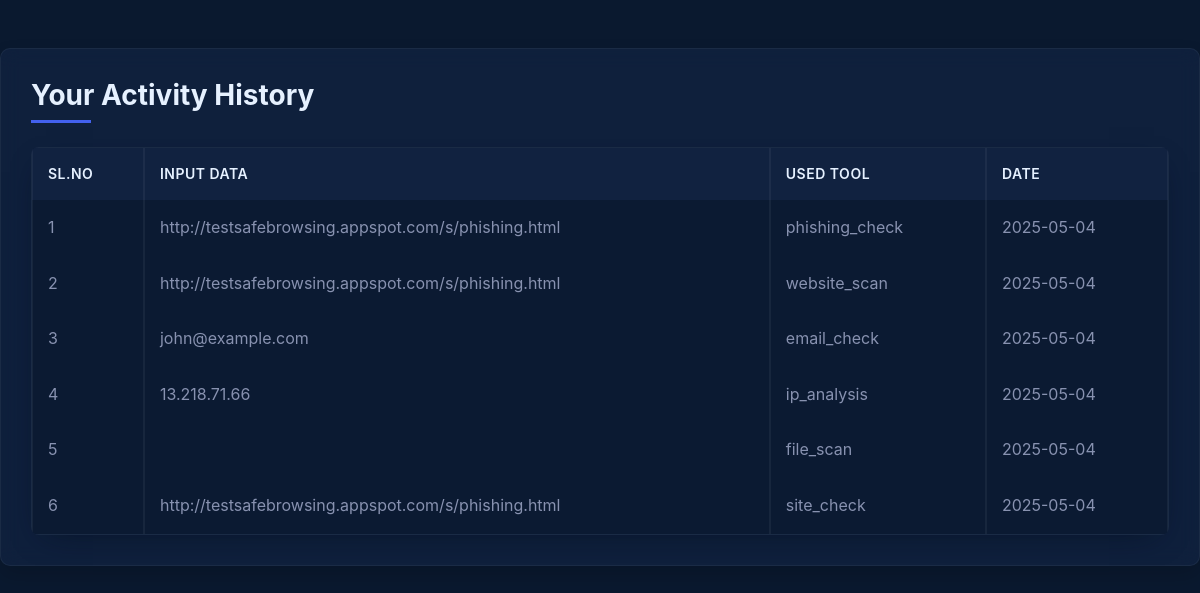
Before: /activities (signed in) with the older database file.
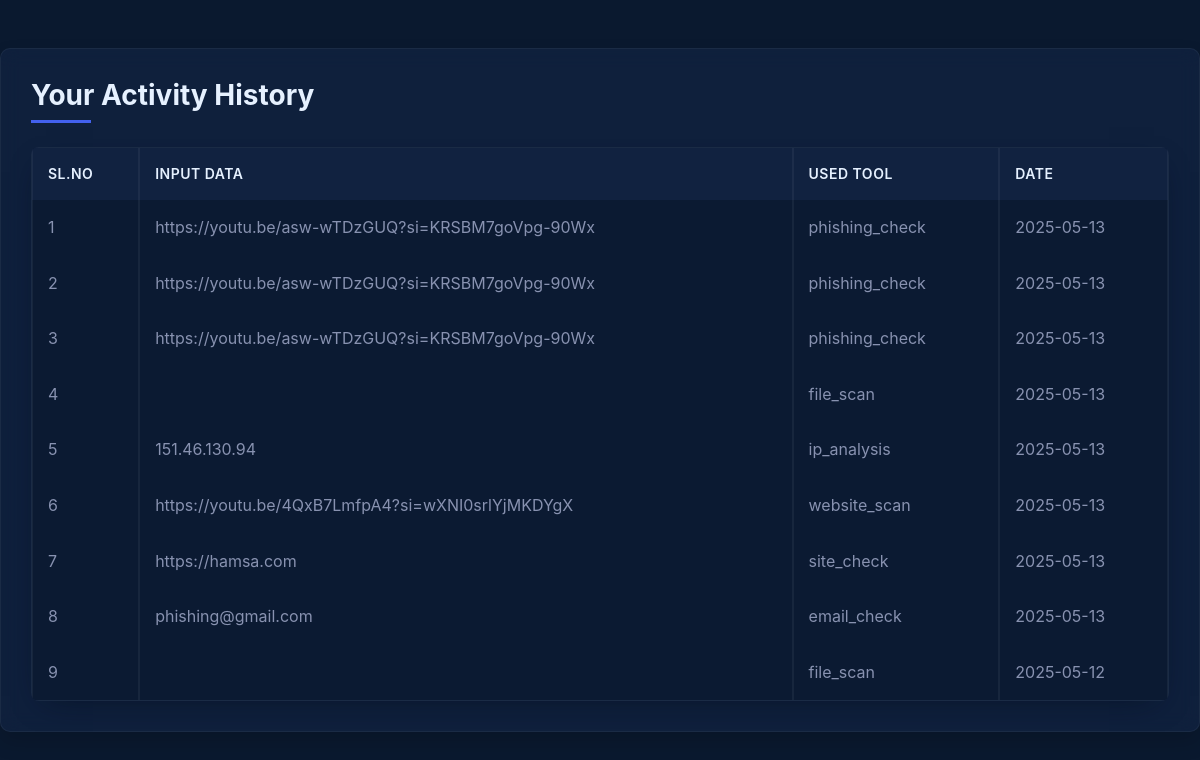
After: the same page with the newer database file.
### tables this page shows
CREATE TABLE tool_usage (
    id INTEGER PRIMARY KEY AUTOINCREMENT,
    user_id INTEGER,
    tool_name TEXT NOT NULL,
    input_data TEXT NOT NULL,
    result_summary TEXT,
    usage_date DATETIME NOT NULL,
    usage_count INTEGER DEFAULT 1,
    FOREIGN KEY (user_id) REFERENCES users(id)
);

### app.py (the view)
@app.route('/activities')
@login_required
def activities():
    user_id = session.get('user_id')
    if not user_id:
        flash('Unauthorized access. Please login.', 'error')
        return redirect(url_for('login'))
    conn = get_db_connection()
    activities = conn.execute(
        "SELECT id, input_data, tool_name, usage_date FROM tool_usage WHERE user_id = ? ORDER BY usage_date DESC",
        (user_id,)
    ).fetchall()
    conn.close()
    return render_template('user/activities.html', activities=activities)

### app.py (called while the page is built)
def get_db_connection():
    conn = sqlite3.connect(DATABASE)
    conn.row_factory = sqlite3.Row  # to return rows like dictionaries
    return conn

def login_required(f):
    @wraps(f)
    def decorated_function(*args, **kwargs):
        if 'user_id' not in session:
            flash('Please login first', 'error')
            return redirect(url_for('login'))
        return f(*args, **kwargs)
    return decorated_function

### templates/user/activities.html (shortened to what this page needs)
<!DOCTYPE html>
<html lang="en">
<head>
    <link href="https://cdn.jsdelivr.net/npm/bootstrap@5.3.0/dist/css/bootstrap.min.css" rel="stylesheet">
</head>
<body>
<div class="container mt-5">
    <h2 class="mb-4">Your Activity History</h2>
    {% if activities %}
    <div class="table-responsive">
        <table class="table table-bordered table-hover">
            <thead class="table-dark">
                <tr>
                    <th>Sl.No</th>
                    <th>Input Data</th>
                    <th>Used Tool</th>
                    <th>Date</th>
                </tr>
            </thead>
            <tbody>
                {% for activity in activities %}
                <tr>
                    <td>{{ loop.index }}</td>
                    <td>{{ activity[1] }}</td>
                    <td>{{ activity[2] }}</td>
                    <td>{{ activity[3] }}</td>
                </tr>
                {% endfor %}
            </tbody>
        </table>
    </div>
    {% else %}
        <div class="alert alert-info">
            No activities found.
        </div>
    {% endif %}
</div>
</body>
</html>

### templates/user/activities.html (style rules this page uses)
:root { --primary-color: #0a192f; --secondary-color: #112240; --accent-color: #4361ee; --accent-hover: #3a56d4; --text-primary: #e6f1ff; --text-secondary: #8892b0; --success-color: #10b981; --warning-color: #f59e0b; --danger-color: #ef4444; --transition: all 0.3s ease; --box-shadow: 0 10px 30px -15px rgba(2, 12, 27, 0.7); --card-shadow: 0 10px 20px rgba(0, 0, 0, 0.15); --border-color: rgba(255, 255, 255, 0.05); }
* { margin: 0; padding: 0; box-sizing: border-box; font-family: 'Inter', 'Segoe UI', Roboto, sans-serif; transition: all 0.3s ease; }
body { background-color: var(--primary-color); color: var(--text-primary); line-height: 1.6; min-height: 100vh; }
.container { background-color: rgba(17, 34, 64, 0.8); border-radius: 10px; padding: 30px; box-shadow: var(--card-shadow); border: 1px solid var(--border-color); max-width: 1200px; backdrop-filter: blur(10px); }
h2 { color: var(--text-primary); font-weight: 700; font-size: 28px; margin-bottom: 25px; position: relative; padding-bottom: 10px; }
h2::after { content: ''; position: absolute; left: 0; bottom: 0; height: 3px; width: 60px; background-color: var(--accent-color); }
.table-responsive { border-radius: 8px; overflow: hidden; box-shadow: var(--box-shadow); }
.table { margin-bottom: 0; color: var(--text-primary); border-collapse: separate; border-spacing: 0; }
.table-bordered { border: 1px solid var(--border-color); }
.table thead th { background-color: var(--secondary-color); color: var(--text-primary); border-color: var(--border-color); font-weight: 600; padding: 15px; border-bottom: none; text-transform: uppercase; font-size: 14px; letter-spacing: 0.5px; }
.table-dark { background: linear-gradient(to right, var(--secondary-color), var(--primary-color)); }
.table tbody td { padding: 15px; border-color: var(--border-color); vertical-align: middle; background-color: rgba(10, 25, 47, 0.7); color: var(--text-secondary); }
.table tbody tr { transition: var(--transition); }

Changed rows visible on the page:
removed tool_usage: input_data "http://testsafebrowsing.appspot.com/s/phishing.html", tool_name "phishing_check", usage_date "2025-05-04"
removed tool_usage: input_data "http://testsafebrowsing.appspot.com/s/phishing.html", tool_name "website_scan", usage_date "2025-05-04"
removed tool_usage: input_data "13.218.71.66", tool_name "ip_analysis", usage_date "2025-05-04"
removed tool_usage: input_data "http://testsafebrowsing.appspot.com/s/phishing.html", tool_name "site_check", usage_date "2025-05-04"
added tool_usage: input_data "https://youtu.be/asw-wTDzGUQ?si=KRSBM7goVpg-90Wx", tool_name "phishing_check", usage_date "2025-05-13"
changed tool_usage (number 2 of 9 on the later page): input_data "john@example.com" → "https://youtu.be/asw-wTDzGUQ?si=KRSBM7goVpg-90Wx"; tool_name "email_check" → "phishing_check"; usage_date "2025-05-04" → "2025-05-13"
added tool_usage: input_data "https://youtu.be/asw-wTDzGUQ?si=KRSBM7goVpg-90Wx", tool_name "phishing_check", usage_date "2025-05-13"
changed tool_usage (number 4 of 9 on the later page): usage_date "2025-05-04" → "2025-05-13"
added tool_usage: input_data "151.46.130.94", tool_name "ip_analysis", usage_date "2025-05-13"
added tool_usage: input_data "https://youtu.be/4QxB7LmfpA4?si=wXNI0srlYjMKDYgX", tool_name "website_scan", usage_date "2025-05-13"
added tool_usage: input_data "https://hamsa.com", tool_name "site_check", usage_date "2025-05-13"
added tool_usage: input_data "phishing@gmail.com", tool_name "email_check", usage_date "2025-05-13"
added tool_usage: tool_name "file_scan", usage_date "2025-05-12"
